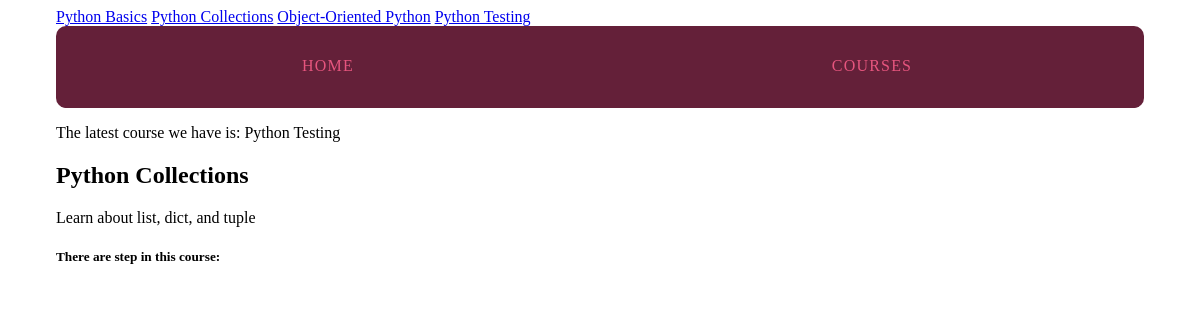
Screenshot of /courses2/ with the database file from the repository.
### courses/models.py (models this page shows)
class Course(models.Model):
	created_at = models.DateTimeField(auto_now_add = True)
	title = models.CharField(max_length = 255)
	description = models.TextField()
	def __str__(self):  #class Course's Function
		return (self.title)

### courses/views.py (the view)
# urls.py: url(r'(?P<pk>\d+)/$',views.course_detail,
def course_detail(request, pk):
	course= get_object_or_404(models.Course, pk=pk)
	steps = sorted(chain(course.text_set.all(), course.quiz_set.all()),
				   key=lambda step: step.order)
	return render(request, 'courses/course_detail.html',
				  {'course' : course,
				   'steps': steps,
				  })

### courses/templatetags/courses_extra.py (called while the page is built)
@register.simple_tag
def newest_course():
	return Course.objects.latest('created_at')

@register.inclusion_tag('courses/course_nav.html')
def nav_courses_list():
	courses = Course.objects.all()
	return { 'courses' : courses
	} #returns dictionary

@register.filter('markdown_to_html')
def markdown_to_html(markdown_text):
	html_body = markdown2.markdown(markdown_text)
	return mark_safe(html_body)

### courses/templates/courses/course_detail.html (shortened to what this page needs)
{% extends "layout.html" %}
{%  load humanize courses_extra %}
{% block content %}
<article>
	<h1>{{ course.title }}</h1>
     {{ course.description|markdown_to_html|safe}}
           <h5>  <p> There are {{ course.step_set.count|apnumber }}
        	step{{ course.step_set.count|pluralize }}
        	in this course: {{ course.step_set.all| join:", " }}
        </p>	</h5>
</article>
{% endblock %}

### templates/layout.html (shortened to what this page needs)
{% load static from staticfiles %}
{% load courses_extra %}
<!DOCTYPE html>
<html>
<head>
	<link rel = "stylesheet" href="{% static 'css/layout.css' %}">
</head>
<body>
<div class = "site-container">
	{% nav_courses_list %}
<nav>
	<a href="{%url 'home' %}">HOME</a>
	<a href="{%url 'courses:list' %}">COURSES</a>
</nav>
<p>The latest course we have is:
{% newest_course %}</p>
{%  block content %}{% endblock %}
</div>
</body>
</html>

### courses/templates/courses/course_nav.html
{% for course in courses %}
<a href="{% url 'courses:detail' pk=course.pk %}">{{ course.title  }}</a>
{% endfor %}

### assets/css/layout.css (style rules this page uses)
html { box-sizing: border-box; }
*, *::after, *::before { box-sizing: inherit; }
.site-container { max-width: 68em; margin-left: auto; margin-right: auto; }
.site-container::after { clear: both; content: ""; display: table; }
.site-container nav { width: 100%; display: table; width: 100%; table-layout: fixed; border-bottom-left-radius: 10px; border-bottom-right-radius: 10px; border-top-left-radius: 10px; border-top-right-radius: 10px; border-bottom-left-radius: 10px; border-top-left-radius: 10px; border-bottom-right-radius: 10px; border-top-right-radius: 10px; background-color: #642039; margin-bottom: 1em; overflow: hidden; }
.site-container nav a { display: table-cell; width: 8.33333%; padding: 10px; border-bottom: 2px solid #642039; color: #e6557e; letter-spacing: 0.075em; line-height: 60px; text-align: center; text-decoration: none; }

### rows the page displays
Course: title "Python Basics"
Course: title "Python Collections", description "Learn about list, dict, and tuple"
Course: title "Object-Oriented Python"
Course: title "Python Testing"
